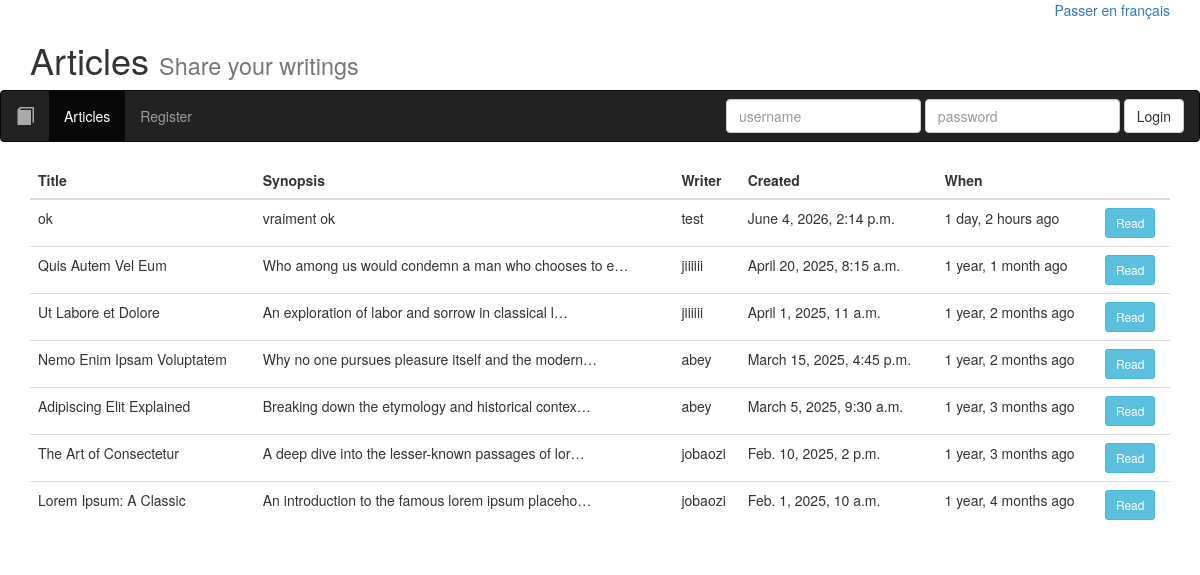
The app's page /en/articles/, older data.
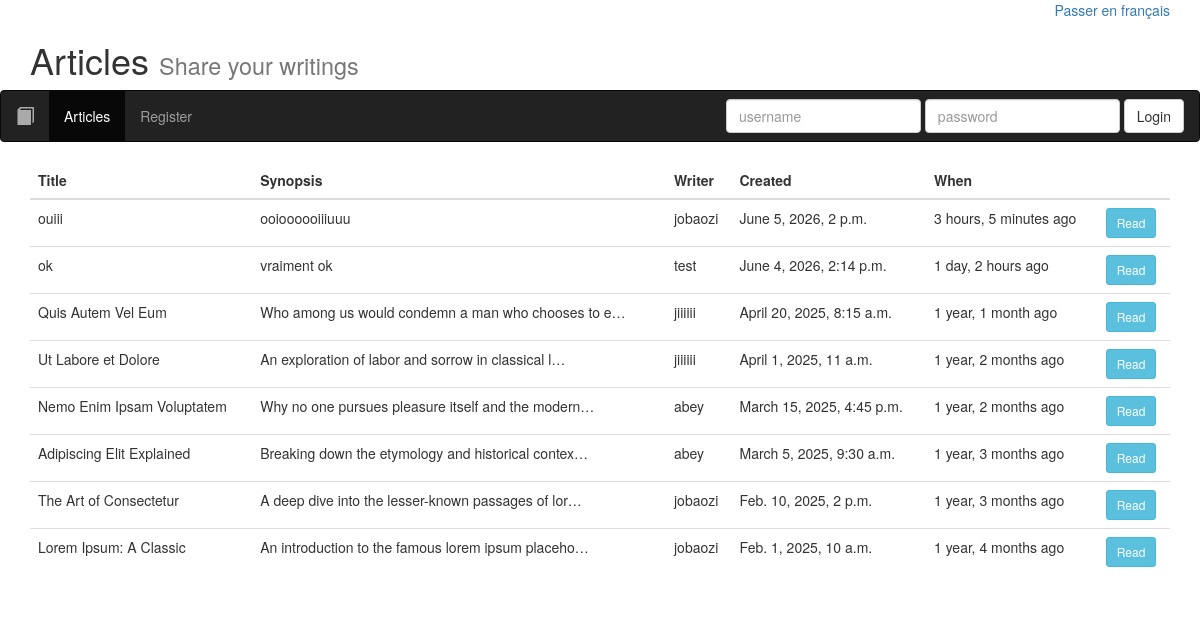
The same page, newer data.
### advanced/models.py (models this page shows, shortened)
class Article(models.Model):
    title = models.CharField(max_length=64)
    author = models.ForeignKey(settings.AUTH_USER_MODEL, on_delete=models.CASCADE)
    created = models.DateTimeField(auto_now_add=True)
    synopsis = models.CharField(max_length=312)
    content = models.TextField()

### advanced/views.py (the view)
# urls.py: path('articles/', views.ArticleListView.as_view(), name='articles'),
class ArticleListView(ListView):
    model = Article
    template_name = 'advanced/articles.html'
    context_object_name = 'articles'
    ordering = ['-created']

### advanced/context_processors.py (called while the page is built)
def nav_login_form(request):
    form = AuthenticationForm()
    form.fields['username'].widget = TextInput(attrs={'class': 'form-control', 'placeholder': _('username')})
    form.fields['password'].widget = PasswordInput(attrs={'class': 'form-control', 'placeholder': _('password')})
    return {'nav_login_form': form}

def language_switcher(request):
    current_lang = get_language() or 'en'
    if current_lang.startswith('fr'):
        other_lang = 'en'
        label = 'Switch to English'
    else:
        other_lang = 'fr'
        label = 'Passer en français'
    return {
        'other_lang_url': translate_url(request.path, other_lang),
        'other_lang_label': label,
    }

### advanced/templates/advanced/articles.html (shortened to what this page needs)
{% extends "advanced/base.html" %}
{% load i18n %}
{% block page_header %}
    <h1>{% trans "Articles" %} <small>{% trans "Share your writings" %}</small></h1>
{% endblock %}
{% block content %}
    <table class="table">
        <thead>
            <tr>
                <th>{% trans "Title" %}</th>
                <th>{% trans "Synopsis" %}</th>
                <th>{% trans "Writer" %}</th>
                <th>{% trans "Created" %}</th>
                <th>{% trans "When" %}</th>
                <th></th>
            </tr>
        </thead>
        <tbody>
            {% for article in articles %}
            <tr>
                <td>{{ article.title }}</td>
                <td>{{ article.synopsis|truncatechars:50 }}</td>
                <td>{{ article.author }}</td>
                <td>{{ article.created }}</td>
                <td>{{ article.created|timesince }} {% trans "ago" %}</td>
                <td><a href="{% url 'detail' article.pk %}" class="btn btn-info btn-sm">{% trans "Read" %}</a></td>
            </tr>
            {% empty %}
            <tr><td colspan="6">{% trans "No articles yet." %}</td></tr>
            {% endfor %}
        </tbody>
    </table>
{% endblock %}

Row changes from the older to the newer data that the page shows:
added Article: title "ouiii", synopsis "ooioooooiiiuuu", author "jobaozi", created "June 5, 2026, 2 p.m.", created "3 hours, 5 minutes"
